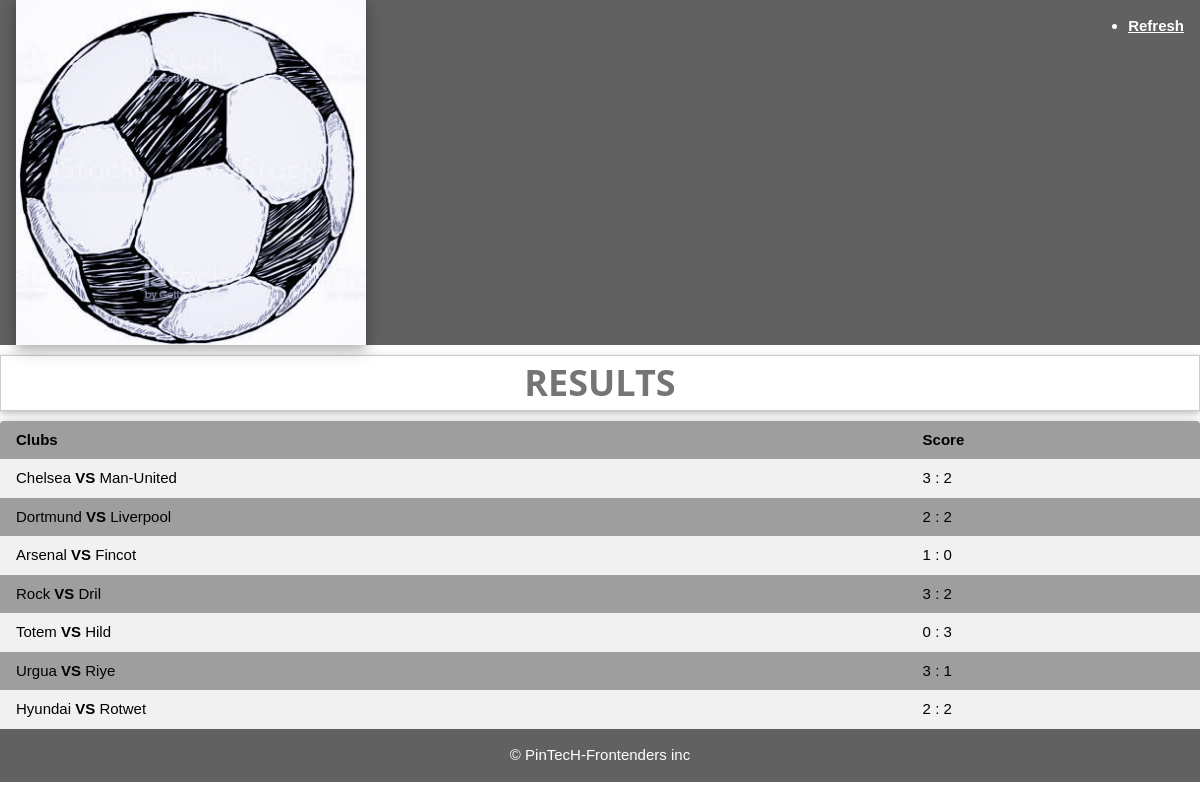
The page / on the database its author committed.
### pages/models.py (models this page shows, shortened)
class Score(models.Model):
	club1 = models.TextField()
	club2 = models.TextField()
	club1score = models.CharField(max_length = 2)
	club2score = models.CharField(max_length = 2)

### pages/views.py (the view)
# urls.py: path('' ,homePageView.as_view(), name='result'),
class homePageView(ListView):
	template_name='result.html'
	model = Score

### templates/result.html (shortened to what this page needs)
<!DOCTYPE html>
<html>
{%load static%}
<link rel="stylesheet" href="{%static 'css/w3.css' %}">
<head>
</head>
<body>
<div class="w3-dark-grey w3-container">
<div class="w3-right">
<ul>
<li><a   href="{%url 'result' %}" ><b>Refresh</b></a></li>
 </ul>
 </div>
 <img class="w3-card-4 w3-animate-top" src="{%static 'icon/ico.jpg' %}" alt="ico.png" width="30%">
 </div>
 <table class="w3-table w3-round w3-card w3-grey w3-striped w3-card-4 w3-hoverable w3-animate-zoom" >
<thead><h1 class="w3-animate-opacity w3-text-grey w3-border w3-card" align="center"><strong>RESULTS</strong></h1>
</thead>
<tr>
  <td><strong>Clubs</strong></td>
  <td><strong>Score</strong></td>
  </tr>
 {% for score in object_list %}
<tr>
   <td>{{score.club1}} <b>VS</b> {{score.club2}}</td>
   <td>{{score.club1score}} : {{score.club2score}}</td>
</tr>
{% endfor %}
</table>
</body>
<footer align="center" class="w3-container  w3-dark-grey"><p>
 <p>© PinTecH-Frontenders inc </p></p>
</footer>
</html>

### static/css/w3.css (style rules this page uses)
html { box-sizing:border-box }
*,*:before,*:after { box-sizing:inherit }
html { -ms-text-size-adjust:100%;-webkit-text-size-adjust:100% }
body { margin:0 }
article,aside,details,figcaption,figure,footer,header,main,menu,nav,section { display:block }
a { background-color:transparent }
b,strong { font-weight:bolder }
img { border-style:none }
html,body { font-family:Verdana,sans-serif;font-size:15px;line-height:1.5 }
html { overflow-x:hidden }
h1 { font-size:36px }
h1,h2,h3,h4,h5,h6 { font-family:"Segoe UI",Arial,sans-serif;font-weight:400;margin:10px 0 }
img { vertical-align:middle }
a { color:inherit }
.w3-table,.w3-table-all { border-collapse:collapse;border-spacing:0;width:100%;display:table }
.w3-striped tbody tr:nth-child(even) { background-color:#f1f1f1 }
.w3-table td,.w3-table th,.w3-table-all td,.w3-table-all th { padding:8px 8px;display:table-cell;text-align:left;vertical-align:top }
.w3-table th:first-child,.w3-table td:first-child,.w3-table-all th:first-child,.w3-table-all td:first-child { padding-left:16px }
.w3-container:after,.w3-container:before,.w3-panel:after,.w3-panel:before,.w3-row:after,.w3-row:before,.w3-row-padding:after,.w3-row-padding:before, .w3-cell-row:before,.w3-cell-row:after,.w3-clear:after,.w3-clear:before,.w3-bar:before,.w3-bar:after { content:"";display:table;clear:both }
.w3-round,.w3-round-medium { border-radius:4px }
.w3-container,.w3-panel { padding:0.01em 16px }
.w3-card,.w3-card-2 { box-shadow:0 2px 5px 0 rgba(0,0,0,0.16),0 2px 10px 0 rgba(0,0,0,0.12) }
.w3-card-4,.w3-hover-shadow:hover { box-shadow:0 4px 10px 0 rgba(0,0,0,0.2),0 4px 20px 0 rgba(0,0,0,0.19) }
.w3-animate-opacity { animation:opac 0.9s }
.w3-animate-top { position:relative;animation:animatetop 1s }
.w3-animate-zoom { animation:animatezoom 1s }
.w3-border { border:1px solid #ccc!important }
.w3-right { float:right!important }
.w3-grey,.w3-hover-grey:hover,.w3-gray,.w3-hover-gray:hover { color:#000!important;background-color:#9e9e9e!important }
.w3-dark-grey,.w3-hover-dark-grey:hover,.w3-dark-gray,.w3-hover-dark-gray:hover { color:#fff!important;background-color:#616161!important }
.w3-text-grey,.w3-hover-text-grey:hover,.w3-text-gray,.w3-hover-text-gray:hover { color:#757575!important }

### rows shown on the page
Score: club1 "Chelsea", club2 "Man-United", club1score "3", club2score "2"
Score: club1 "Dortmund", club2 "Liverpool", club1score "2", club2score "2"
Score: club1 "Arsenal", club2 "Fincot", club1score "1", club2score "0"
Score: club1 "Rock", club2 "Dril", club1score "3", club2score "2"
Score: club1 "Totem", club2 "Hild", club1score "0", club2score "3"
Score: club1 "Urgua", club2 "Riye", club1score "3", club2score "1"
Score: club1 "Hyundai", club2 "Rotwet", club1score "2", club2score "2"
